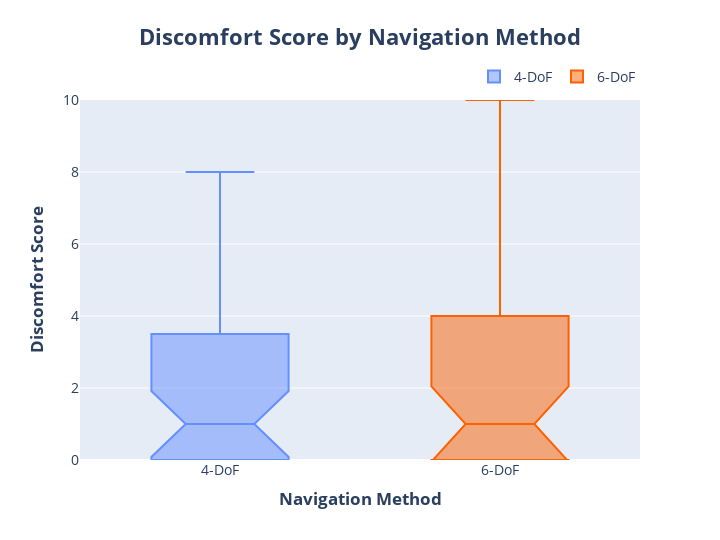

Write notebook code for a chart like this one.
### Code cell
seq_ds_fig = go.Figure(
        layout=go.Layout(
        title = dict(
            text="<b>Discomfort Score by Navigation Method</b>",
            xanchor='center',
            yanchor='top',
            x=0.5,
            y=0.945,
            font=dict(size=22),
            ),
        xaxis=dict(title="<b>Navigation Method</b>"),
        yaxis=dict(title="<b>Discomfort Score</b>"),
        height=540,
        width=720,
        legend=dict(
            orientation="h",
            yanchor="bottom",
            y=1.02,
            xanchor="right",
            x=1
            ),
        font=dict(
            family="Open Sans",
            size=14,
        ),
    )
)
seq_ds_fig.add_trace(go.Box(y=discomfort_4dof, name="4-DoF", notched=True, notchwidth=0.25, marker_color=color_4dof,))
seq_ds_fig.add_trace(go.Box(y=discomfort_6dof, name="6-DoF", notched=True, notchwidth=0.25, marker_color=color_6dof, ))
seq_ds_fig.update_yaxes(range=[0,10])

### Figure 1 — Plotly figure (JSON) as saved in the notebook; plotly's stock layout.template omitted (floating-point values rounded to 4 significant figures)
{"data": [{"marker": {"color": "#648FFF"}, "name": "4-DoF", "notched": true, "notchwidth": 0.25, "type": "box", "y": [2.0, 0.0, 5.0, 1.0, 5.0, 0.0, 0.0, 1.0, 0.0, 0.0, 0.0, 0.0, 4.0, 8.0, 0.0, 2.0, 3.0, 1.0, 0.0, 2.0, 5.0, 0.0, 0.0, 7.0, 8.0, 0.0, 1.0, 2.0, 7.0, 3.0, 0.0, 1.0, 8.0, 1.0, 3.0, 0.0]}, {"marker": {"color": "#FE6100"}, "name": "6-DoF", "notched": true, "notchwidth": 0.25, "type": "box", "y": [1.0, 0.0, 6.0, 1.0, 5.0, 0.0, 0.0, 1.0, 0.0, 0.0, 0.0, 1.0, 6.0, 8.0, 2.0, 4.0, 4.0, 0.0, 0.0, 2.0, 2.0, 1.0, 0.0, 8.0, 4.0, 1.0, 1.0, 0.0, 10.0, 1.0, 1.0, 2.0, 7.0, 2.0, 5.0, 0.0]}], "layout": {"font": {"family": "Open Sans", "size": 14}, "height": 540, "legend": {"orientation": "h", "x": 1, "xanchor": "right", "y": 1.02, "yanchor": "bottom"}, "title": {"font": {"size": 22}, "text": "<b>Discomfort Score by Navigation Method</b>", "x": 0.5, "xanchor": "center", "y": 0.945, "yanchor": "top"}, "width": 720, "xaxis": {"title": {"text": "<b>Navigation Method</b>"}}, "yaxis": {"range": [0, 10], "title": {"text": "<b>Discomfort Score</b>"}}}}
